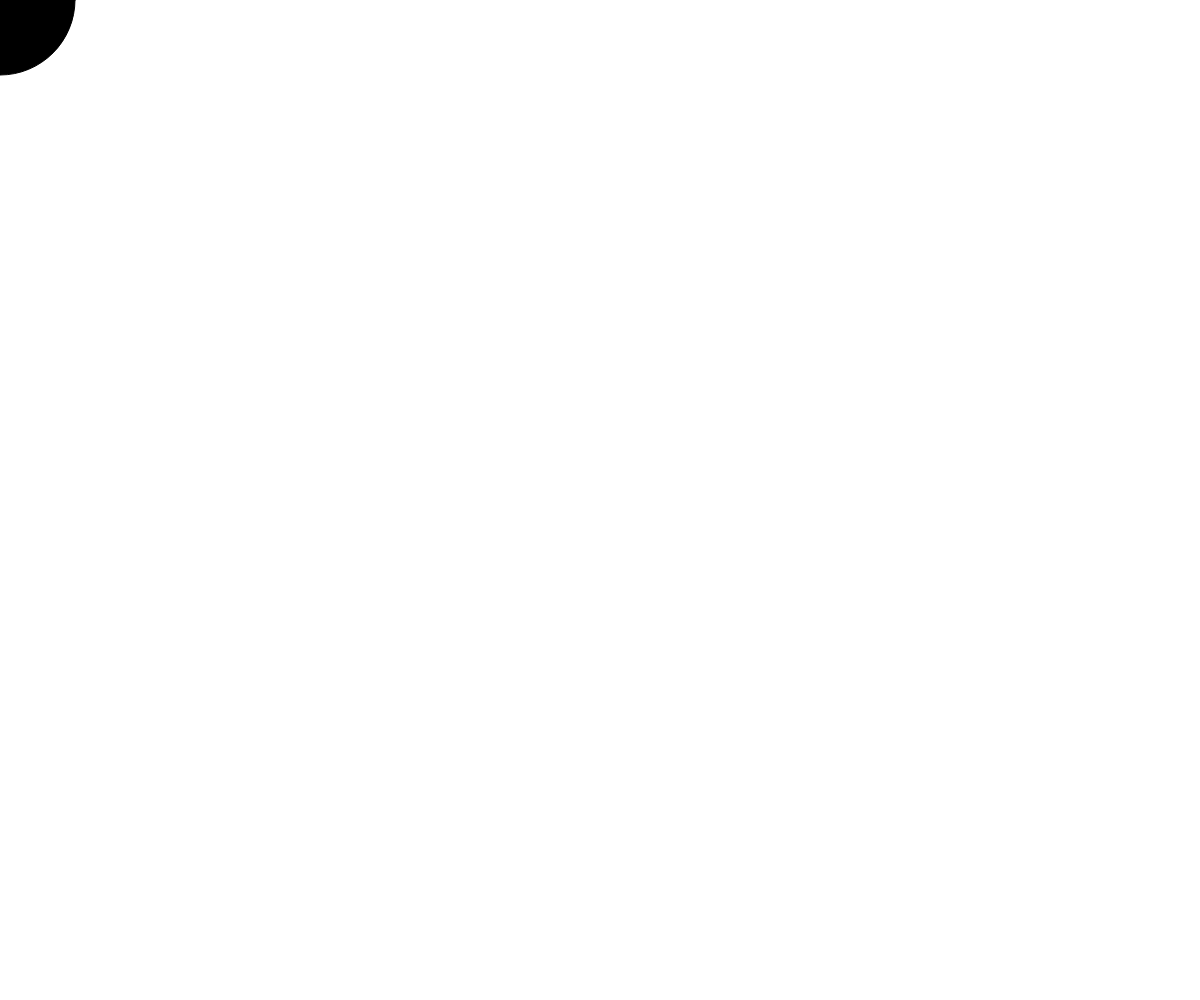
Frame 1 (no input)
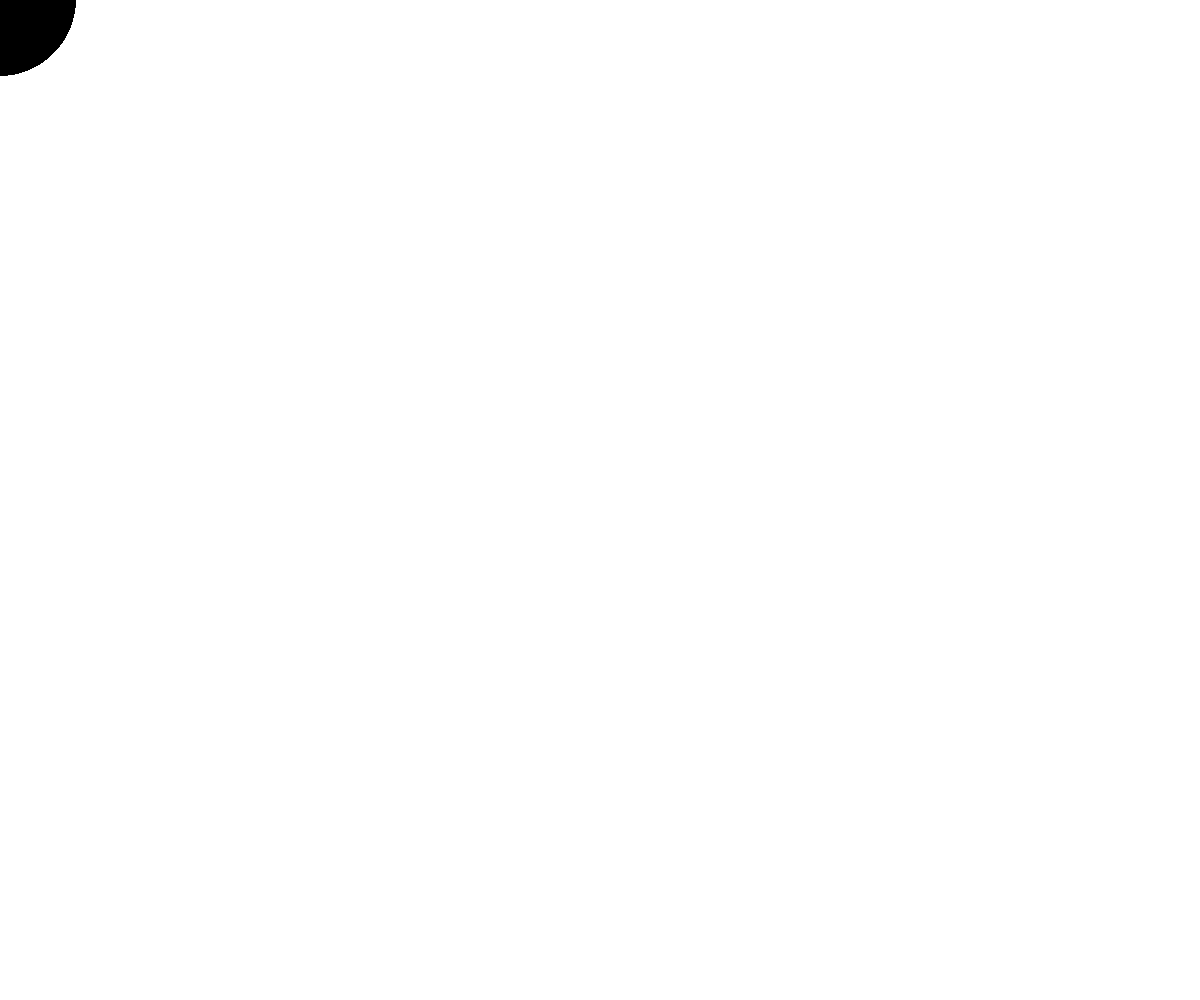
Frame 60 (no input)
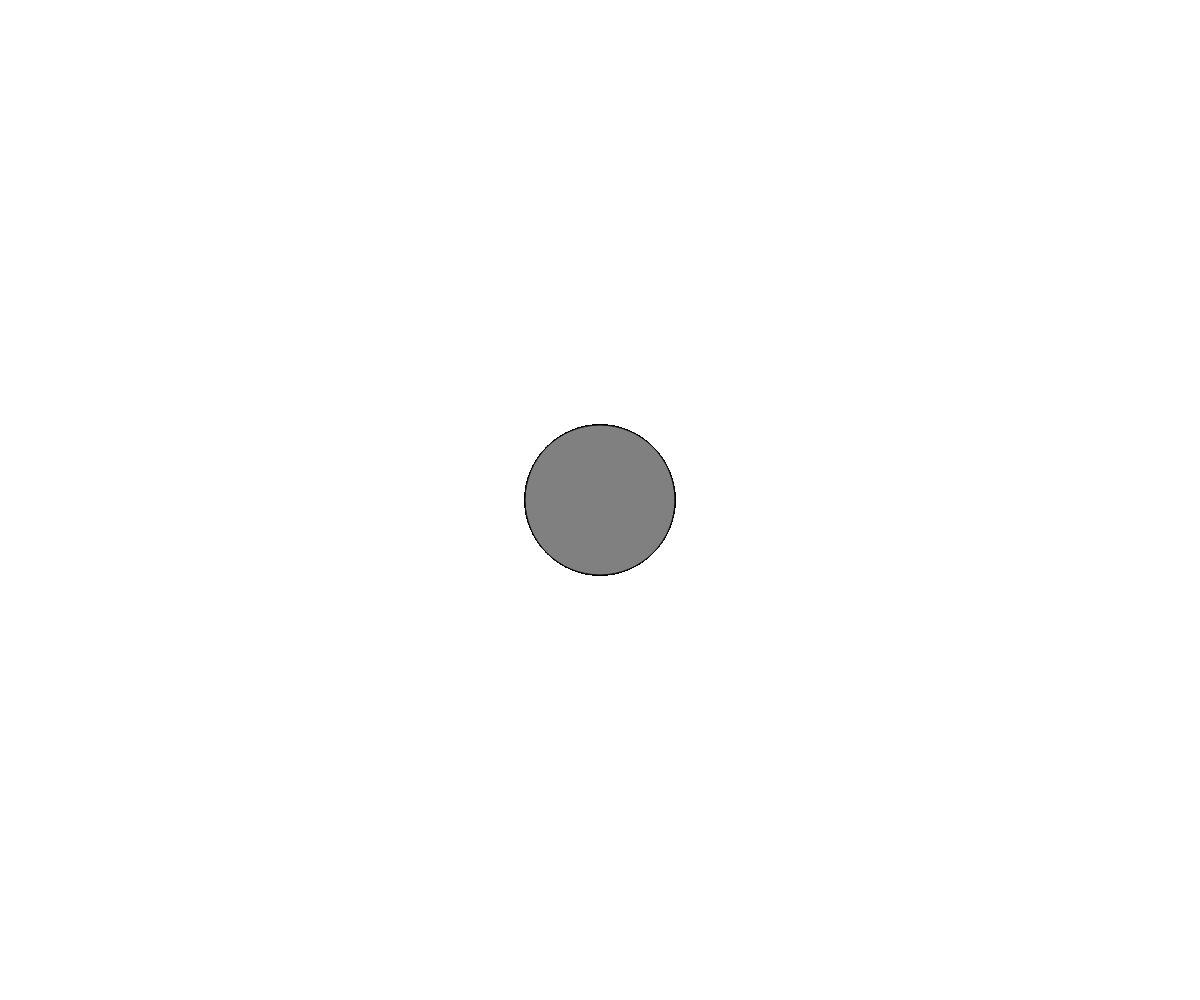
Frame 120 (the mouse pressed at the canvas centre since frame 60)

The p5.js sketch that drew these frames (run headless with seeded random() and noise() and a simulated clock; from frame 60 on, the mouse is pressed at the canvas centre):

// p5.js sketch
// ── sketch.js
function setup() {
  createCanvas(windowWidth, windowHeight);
}

function draw() {
  // Calcula el color basado en la posición del mouse
  let r = map(mouseX, 0, width, 0, 255);
  let g = map(mouseY, 0, height, 0, 255);
  let b = map(mouseX + mouseY, 0, width + height, 0, 255);

  // Establece el color de relleno
  fill(r, g, b);

  // Dibuja una elipse en la posición del mouse
  ellipse(mouseX, mouseY, 150, 150);
}

function mousePressed() {
  // Establece el fondo en blanco al hacer clic en la pantalla
  background(255);
}
